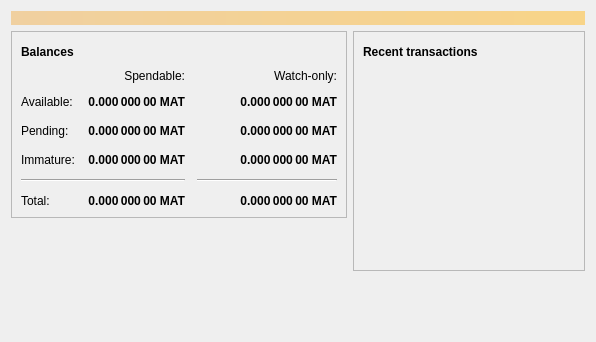
<?xml version="1.0" encoding="UTF-8"?>
<ui version="4.0">
 <class>OverviewPage</class>
 <widget class="QWidget" name="OverviewPage">
  <property name="geometry">
   <rect>
    <x>0</x>
    <y>0</y>
    <width>596</width>
    <height>342</height>
   </rect>
  </property>
  <property name="windowTitle">
   <string>Form</string>
  </property>
  <layout class="QVBoxLayout" name="topLayout">
   <item>
    <widget class="QLabel" name="labelAlerts">
     <property name="visible">
      <bool>false</bool>
     </property>
     <property name="styleSheet">
      <string notr="true">QLabel { background-color: qlineargradient(x1: 0, y1: 0, x2: 1, y2: 0, stop:0 #F0D0A0, stop:1 #F8D488); color:#000000; }</string>
     </property>
     <property name="wordWrap">
      <bool>true</bool>
     </property>
     <property name="margin">
      <number>3</number>
     </property>
     <property name="textInteractionFlags">
      <set>Qt::TextSelectableByMouse</set>
     </property>
    </widget>
   </item>
   <item>
    <layout class="QHBoxLayout" name="horizontalLayout" stretch="1,1">
     <item>
      <layout class="QVBoxLayout" name="verticalLayout_2">
       <item>
        <widget class="QFrame" name="frame">
         <property name="frameShape">
          <enum>QFrame::StyledPanel</enum>
         </property>
         <property name="frameShadow">
          <enum>QFrame::Raised</enum>
         </property>
         <layout class="QVBoxLayout" name="verticalLayout_4">
          <item>
           <layout class="QHBoxLayout" name="horizontalLayout_4">
            <item>
             <widget class="QLabel" name="label_5">
              <property name="font">
               <font>
                <weight>75</weight>
                <bold>true</bold>
               </font>
              </property>
              <property name="text">
               <string>Balances</string>
              </property>
             </widget>
            </item>
            <item>
             <widget class="QPushButton" name="labelWalletStatus">
              <property name="enabled">
               <bool>true</bool>
              </property>
              <property name="maximumSize">
               <size>
                <width>30</width>
                <height>16777215</height>
               </size>
              </property>
              <property name="toolTip">
               <string>The displayed information may be out of date. Your wallet automatically synchronizes with the Bitcoin network after a connection is established, but this process has not completed yet.</string>
              </property>
              <property name="text">
               <string/>
              </property>
              <property name="icon">
               <iconset resource="../matcoin.qrc">
                <normaloff>:/icons/warning</normaloff>
                <disabledoff>:/icons/warning</disabledoff>:/icons/warning</iconset>
              </property>
              <property name="iconSize">
               <size>
                <width>24</width>
                <height>24</height>
               </size>
              </property>
              <property name="flat">
               <bool>true</bool>
              </property>
             </widget>
            </item>
            <item>
             <spacer name="horizontalSpacer_3">
              <property name="orientation">
               <enum>Qt::Horizontal</enum>
              </property>
              <property name="sizeHint" stdset="0">
               <size>
                <width>40</width>
                <height>20</height>
               </size>
              </property>
             </spacer>
            </item>
           </layout>
          </item>
          <item>
           <layout class="QGridLayout" name="gridLayout">
            <property name="spacing">
             <number>12</number>
            </property>
            <item row="2" column="2">
             <widget class="QLabel" name="labelWatchPending">
              <property name="font">
               <font>
                <weight>75</weight>
                <bold>true</bold>
               </font>
              </property>
              <property name="cursor">
               <cursorShape>IBeamCursor</cursorShape>
              </property>
              <property name="toolTip">
               <string>Unconfirmed transactions to watch-only addresses</string>
              </property>
              <property name="text">
               <string notr="true">0.000 000 00 MAT</string>
              </property>
              <property name="alignment">
               <set>Qt::AlignRight|Qt::AlignTrailing|Qt::AlignVCenter</set>
              </property>
              <property name="textInteractionFlags">
               <set>Qt::LinksAccessibleByMouse|Qt::TextSelectableByKeyboard|Qt::TextSelectableByMouse</set>
              </property>
             </widget>
            </item>
            <item row="2" column="1">
             <widget class="QLabel" name="labelUnconfirmed">
              <property name="font">
               <font>
                <weight>75</weight>
                <bold>true</bold>
               </font>
              </property>
              <property name="cursor">
               <cursorShape>IBeamCursor</cursorShape>
              </property>
              <property name="toolTip">
               <string>Total of transactions that have yet to be confirmed, and do not yet count toward the spendable balance</string>
              </property>
              <property name="text">
               <string notr="true">0.000 000 00 MAT</string>
              </property>
              <property name="alignment">
               <set>Qt::AlignRight|Qt::AlignTrailing|Qt::AlignVCenter</set>
              </property>
              <property name="textInteractionFlags">
               <set>Qt::LinksAccessibleByMouse|Qt::TextSelectableByKeyboard|Qt::TextSelectableByMouse</set>
              </property>
             </widget>
            </item>
            <item row="3" column="2">
             <widget class="QLabel" name="labelWatchImmature">
              <property name="font">
               <font>
                <weight>75</weight>
                <bold>true</bold>
               </font>
              </property>
              <property name="cursor">
               <cursorShape>IBeamCursor</cursorShape>
              </property>
              <property name="toolTip">
               <string>Mined balance in watch-only addresses that has not yet matured</string>
              </property>
              <property name="text">
               <string notr="true">0.000 000 00 MAT</string>
              </property>
              <property name="alignment">
               <set>Qt::AlignRight|Qt::AlignTrailing|Qt::AlignVCenter</set>
              </property>
              <property name="textInteractionFlags">
               <set>Qt::LinksAccessibleByMouse|Qt::TextSelectableByKeyboard|Qt::TextSelectableByMouse</set>
              </property>
             </widget>
            </item>
            <item row="4" column="0" colspan="2">
             <widget class="Line" name="line">
              <property name="orientation">
               <enum>Qt::Horizontal</enum>
              </property>
             </widget>
            </item>
            <item row="4" column="2">
             <widget class="Line" name="lineWatchBalance">
              <property name="sizePolicy">
               <sizepolicy hsizetype="Preferred" vsizetype="Fixed">
                <horstretch>0</horstretch>
                <verstretch>0</verstretch>
               </sizepolicy>
              </property>
              <property name="minimumSize">
               <size>
                <width>140</width>
                <height>0</height>
               </size>
              </property>
              <property name="orientation">
               <enum>Qt::Horizontal</enum>
              </property>
             </widget>
            </item>
            <item row="5" column="0">
             <widget class="QLabel" name="labelTotalText">
              <property name="text">
               <string>Total:</string>
              </property>
             </widget>
            </item>
            <item row="3" column="1">
             <widget class="QLabel" name="labelImmature">
              <property name="font">
               <font>
                <weight>75</weight>
                <bold>true</bold>
               </font>
              </property>
              <property name="cursor">
               <cursorShape>IBeamCursor</cursorShape>
              </property>
              <property name="toolTip">
               <string>Mined balance that has not yet matured</string>
              </property>
              <property name="text">
               <string notr="true">0.000 000 00 MAT</string>
              </property>
              <property name="alignment">
               <set>Qt::AlignRight|Qt::AlignTrailing|Qt::AlignVCenter</set>
              </property>
              <property name="textInteractionFlags">
               <set>Qt::LinksAccessibleByMouse|Qt::TextSelectableByKeyboard|Qt::TextSelectableByMouse</set>
              </property>
             </widget>
            </item>
            <item row="2" column="3">
             <spacer name="horizontalSpacer_2">
              <property name="orientation">
               <enum>Qt::Horizontal</enum>
              </property>
              <property name="sizeHint" stdset="0">
               <size>
                <width>40</width>
                <height>20</height>
               </size>
              </property>
             </spacer>
            </item>
            <item row="3" column="0">
             <widget class="QLabel" name="labelImmatureText">
              <property name="text">
               <string>Immature:</string>
              </property>
             </widget>
            </item>
            <item row="5" column="1">
             <widget class="QLabel" name="labelTotal">
              <property name="font">
               <font>
                <weight>75</weight>
                <bold>true</bold>
               </font>
              </property>
              <property name="cursor">
               <cursorShape>IBeamCursor</cursorShape>
              </property>
              <property name="toolTip">
               <string>Your current total balance</string>
              </property>
              <property name="text">
               <string notr="true">0.000 000 00 MAT</string>
              </property>
              <property name="alignment">
               <set>Qt::AlignRight|Qt::AlignTrailing|Qt::AlignVCenter</set>
              </property>
              <property name="textInteractionFlags">
               <set>Qt::LinksAccessibleByMouse|Qt::TextSelectableByKeyboard|Qt::TextSelectableByMouse</set>
              </property>
             </widget>
            </item>
            <item row="5" column="2">
             <widget class="QLabel" name="labelWatchTotal">
              <property name="font">
               <font>
                <weight>75</weight>
                <bold>true</bold>
               </font>
              </property>
              <property name="cursor">
               <cursorShape>IBeamCursor</cursorShape>
              </property>
              <property name="toolTip">
               <string>Current total balance in watch-only addresses</string>
              </property>
              <property name="text">
               <string notr="true">0.000 000 00 MAT</string>
              </property>
              <property name="alignment">
               <set>Qt::AlignRight|Qt::AlignTrailing|Qt::AlignVCenter</set>
              </property>
              <property name="textInteractionFlags">
               <set>Qt::LinksAccessibleByMouse|Qt::TextSelectableByKeyboard|Qt::TextSelectableByMouse</set>
              </property>
             </widget>
            </item>
            <item row="0" column="2">
             <widget class="QLabel" name="labelWatchonly">
              <property name="text">
               <string>Watch-only:</string>
              </property>
              <property name="alignment">
               <set>Qt::AlignRight|Qt::AlignTrailing|Qt::AlignVCenter</set>
              </property>
             </widget>
            </item>
            <item row="1" column="0">
             <widget class="QLabel" name="labelBalanceText">
              <property name="text">
               <string>Available:</string>
              </property>
             </widget>
            </item>
            <item row="1" column="1">
             <widget class="QLabel" name="labelBalance">
              <property name="font">
               <font>
                <weight>75</weight>
                <bold>true</bold>
               </font>
              </property>
              <property name="cursor">
               <cursorShape>IBeamCursor</cursorShape>
              </property>
              <property name="toolTip">
               <string>Your current spendable balance</string>
              </property>
              <property name="text">
               <string notr="true">0.000 000 00 MAT</string>
              </property>
              <property name="alignment">
               <set>Qt::AlignRight|Qt::AlignTrailing|Qt::AlignVCenter</set>
              </property>
              <property name="textInteractionFlags">
               <set>Qt::LinksAccessibleByMouse|Qt::TextSelectableByKeyboard|Qt::TextSelectableByMouse</set>
              </property>
             </widget>
            </item>
            <item row="1" column="2">
             <widget class="QLabel" name="labelWatchAvailable">
              <property name="font">
               <font>
                <weight>75</weight>
                <bold>true</bold>
               </font>
              </property>
              <property name="cursor">
               <cursorShape>IBeamCursor</cursorShape>
              </property>
              <property name="toolTip">
               <string>Your current balance in watch-only addresses</string>
              </property>
              <property name="text">
               <string notr="true">0.000 000 00 MAT</string>
              </property>
              <property name="alignment">
               <set>Qt::AlignRight|Qt::AlignTrailing|Qt::AlignVCenter</set>
              </property>
              <property name="textInteractionFlags">
               <set>Qt::LinksAccessibleByMouse|Qt::TextSelectableByKeyboard|Qt::TextSelectableByMouse</set>
              </property>
             </widget>
            </item>
            <item row="2" column="0">
             <widget class="QLabel" name="labelPendingText">
              <property name="text">
               <string>Pending:</string>
              </property>
             </widget>
            </item>
            <item row="0" column="1">
             <widget class="QLabel" name="labelSpendable">
              <property name="text">
               <string>Spendable:</string>
              </property>
              <property name="alignment">
               <set>Qt::AlignRight|Qt::AlignTrailing|Qt::AlignVCenter</set>
              </property>
             </widget>
            </item>
           </layout>
          </item>
         </layout>
        </widget>
       </item>
       <item>
        <spacer name="verticalSpacer">
         <property name="orientation">
          <enum>Qt::Vertical</enum>
         </property>
         <property name="sizeHint" stdset="0">
          <size>
           <width>20</width>
           <height>40</height>
          </size>
         </property>
        </spacer>
       </item>
      </layout>
     </item>
     <item>
      <layout class="QVBoxLayout" name="verticalLayout_3">
       <item>
        <widget class="QFrame" name="frame_2">
         <property name="frameShape">
          <enum>QFrame::StyledPanel</enum>
         </property>
         <property name="frameShadow">
          <enum>QFrame::Raised</enum>
         </property>
         <layout class="QVBoxLayout" name="verticalLayout">
          <item>
           <layout class="QHBoxLayout" name="horizontalLayout_2">
            <item>
             <widget class="QLabel" name="label_4">
              <property name="font">
               <font>
                <weight>75</weight>
                <bold>true</bold>
               </font>
              </property>
              <property name="text">
               <string>Recent transactions</string>
              </property>
             </widget>
            </item>
            <item>
             <widget class="QPushButton" name="labelTransactionsStatus">
              <property name="enabled">
               <bool>true</bool>
              </property>
              <property name="maximumSize">
               <size>
                <width>30</width>
                <height>16777215</height>
               </size>
              </property>
              <property name="toolTip">
               <string>The displayed information may be out of date. Your wallet automatically synchronizes with the Bitcoin network after a connection is established, but this process has not completed yet.</string>
              </property>
              <property name="text">
               <string/>
              </property>
              <property name="icon">
               <iconset resource="../matcoin.qrc">
                <normaloff>:/icons/warning</normaloff>
                <disabledoff>:/icons/warning</disabledoff>:/icons/warning</iconset>
              </property>
              <property name="iconSize">
               <size>
                <width>24</width>
                <height>24</height>
               </size>
              </property>
              <property name="flat">
               <bool>true</bool>
              </property>
             </widget>
            </item>
            <item>
             <spacer name="horizontalSpacer">
              <property name="orientation">
               <enum>Qt::Horizontal</enum>
              </property>
              <property name="sizeHint" stdset="0">
               <size>
                <width>40</width>
                <height>20</height>
               </size>
              </property>
             </spacer>
            </item>
           </layout>
          </item>
          <item>
           <widget class="QListView" name="listTransactions">
            <property name="styleSheet">
             <string notr="true">QListView { background: transparent; }</string>
            </property>
            <property name="frameShape">
             <enum>QFrame::NoFrame</enum>
            </property>
            <property name="verticalScrollBarPolicy">
             <enum>Qt::ScrollBarAlwaysOff</enum>
            </property>
            <property name="horizontalScrollBarPolicy">
             <enum>Qt::ScrollBarAlwaysOff</enum>
            </property>
            <property name="selectionMode">
             <enum>QAbstractItemView::NoSelection</enum>
            </property>
           </widget>
          </item>
         </layout>
        </widget>
       </item>
       <item>
        <spacer name="verticalSpacer_2">
         <property name="orientation">
          <enum>Qt::Vertical</enum>
         </property>
         <property name="sizeHint" stdset="0">
          <size>
           <width>20</width>
           <height>40</height>
          </size>
         </property>
        </spacer>
       </item>
      </layout>
     </item>
    </layout>
   </item>
  </layout>
 </widget>
 <resources/>
 <connections/>
</ui>
